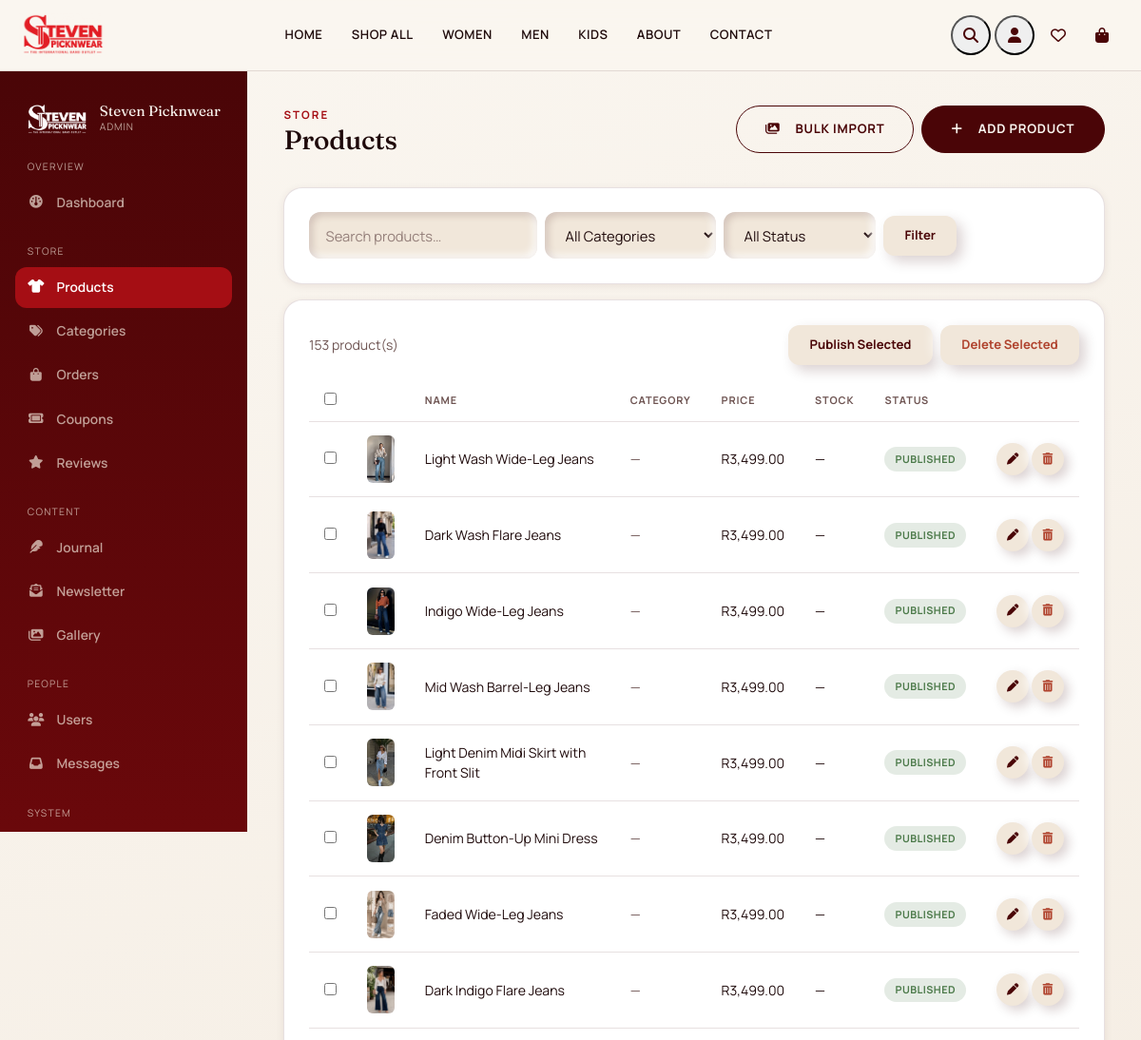
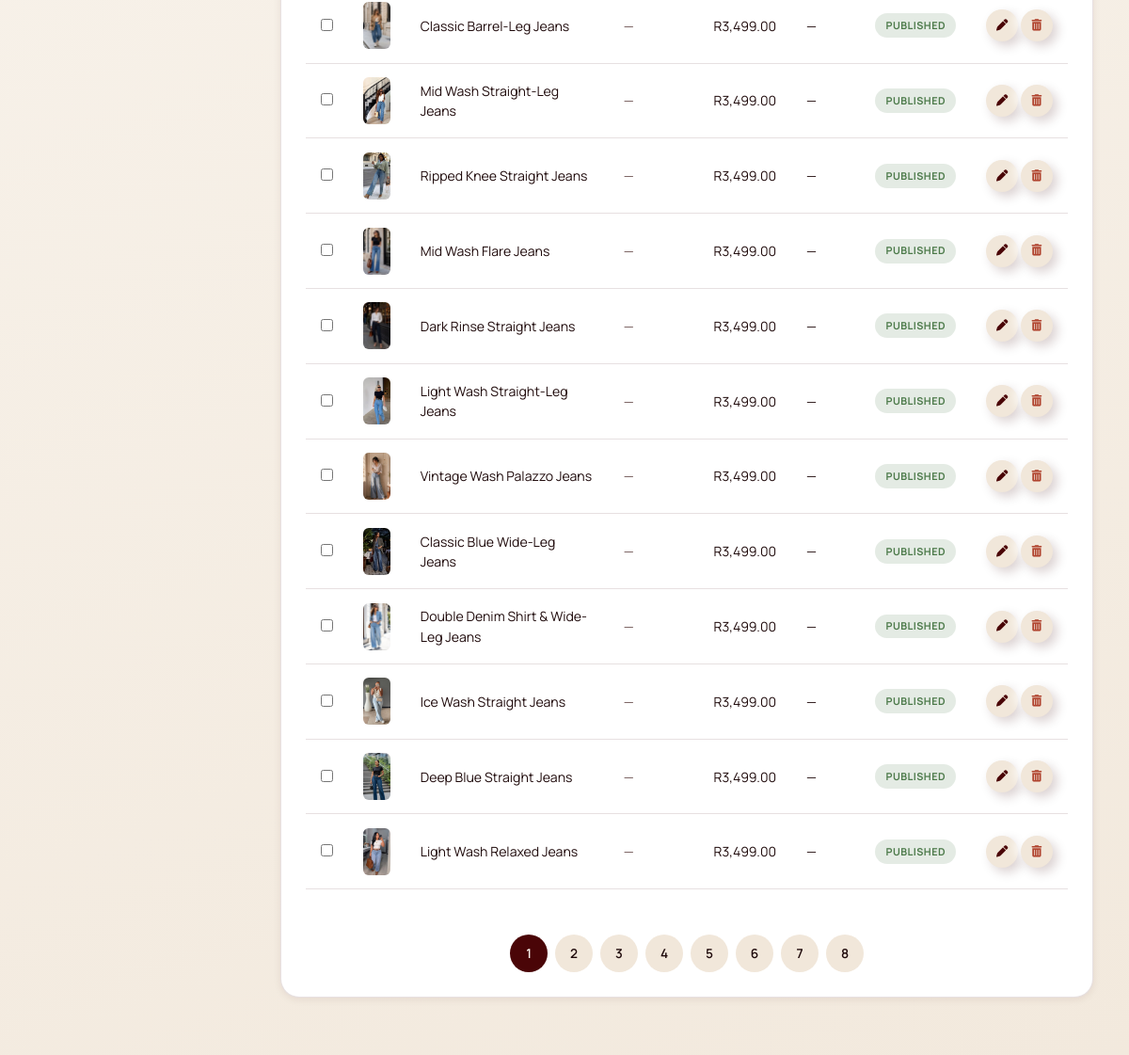
/dashboards/admin/products.php (signed in, upper part), run on an earlier commit of the app's database (2 pictures, top to bottom).
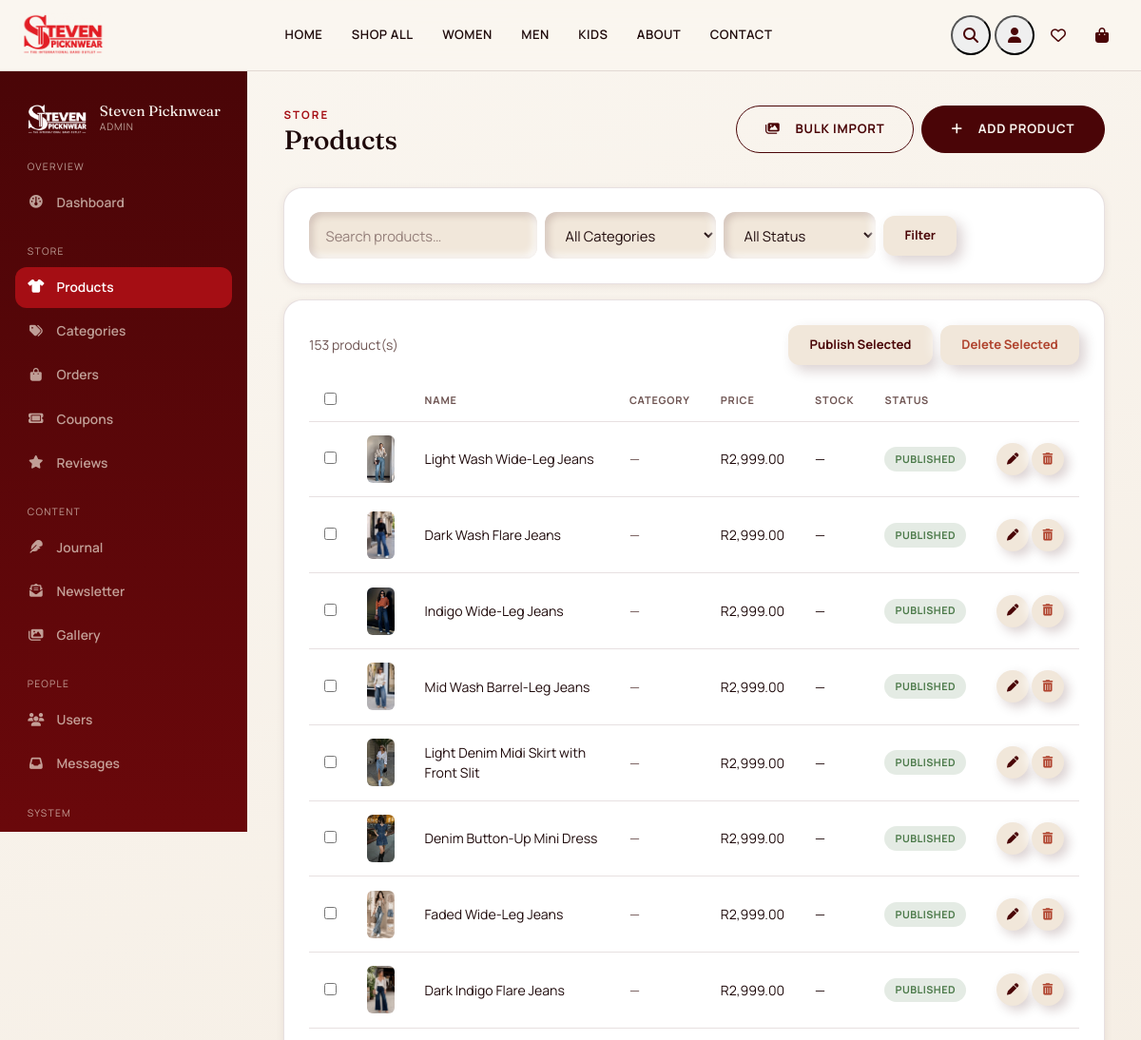
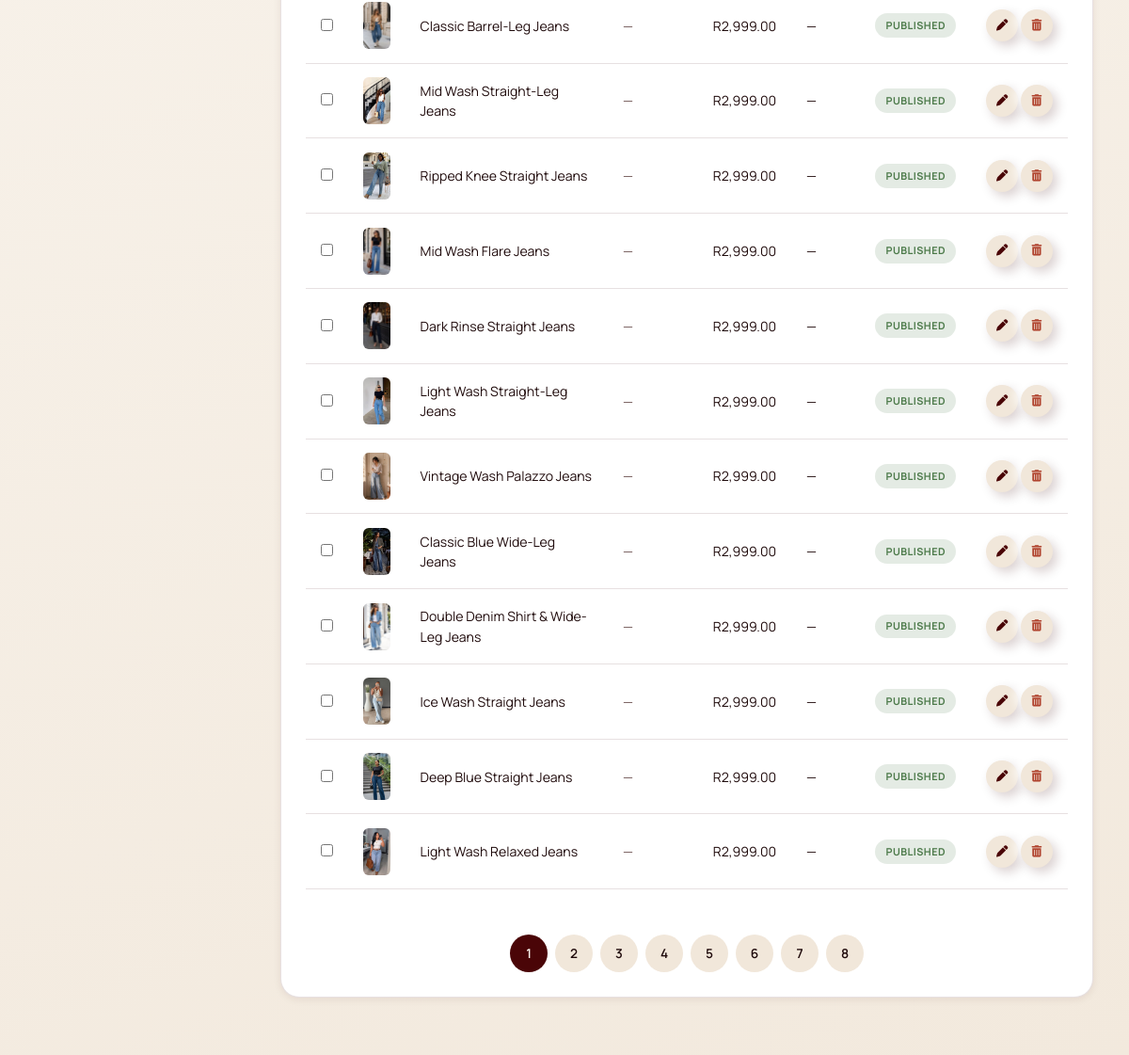
And on a later commit of the database (2 pictures, top to bottom).
### tables this page shows
CREATE TABLE IF NOT EXISTS `products` (
  `id`                 INT UNSIGNED NOT NULL AUTO_INCREMENT,
  `category_id`        INT UNSIGNED DEFAULT NULL,
  `name`               VARCHAR(200) NOT NULL,
  `slug`               VARCHAR(220) NOT NULL UNIQUE,
  `description`        LONGTEXT DEFAULT NULL,
  `short_desc`         TEXT DEFAULT NULL,
  `type`               ENUM('simple','variable') NOT NULL DEFAULT 'variable',
  `base_price`         DECIMAL(10,2) NOT NULL DEFAULT 0.00,
  `sale_price`         DECIMAL(10,2) DEFAULT NULL,
  `sku`                VARCHAR(80) DEFAULT NULL UNIQUE,
  `stock_status`       ENUM('in_stock','out_of_stock','on_backorder') NOT NULL DEFAULT 'in_stock',
  `stock_qty`          INT NOT NULL DEFAULT 0,
  `featured_image`     VARCHAR(500) DEFAULT NULL,
  `is_featured`        TINYINT(1) NOT NULL DEFAULT 0,
  `is_sale`            TINYINT(1) NOT NULL DEFAULT 0,
  `is_one_of_a_kind`   TINYINT(1) NOT NULL DEFAULT 0,
  `status`             ENUM('published','draft') NOT NULL DEFAULT 'draft',
  `tags`                VARCHAR(500) DEFAULT NULL,
  `meta_title`         VARCHAR(200) DEFAULT NULL,
  `meta_desc`          VARCHAR(320) DEFAULT NULL,
  `created_at`         DATETIME NOT NULL DEFAULT CURRENT_TIMESTAMP,
  `updated_at`         DATETIME NOT NULL DEFAULT CURRENT_TIMESTAMP ON UPDATE CURRENT_TIMESTAMP,
  PRIMARY KEY (`id`),
  KEY `idx_slug` (`slug`),
  KEY `idx_category` (`category_id`),
  KEY `idx_featured` (`is_featured`),
  KEY `idx_sale` (`is_sale`),
  KEY `idx_stock` (`stock_status`),
  KEY `idx_status` (`status`)
);

### classes/ProductRepository.php (called while the page is built, shortened)
<?php
final class ProductRepository
{
    public function getAll(array $filters = [], int $page = 1, int $perPage = PRODUCTS_PER_PAGE): array
    {
        $where  = ['1=1'];
        $params = [];
        $status = $filters['status'] ?? 'published';
        $orderBy = match ($filters['sort'] ?? 'newest') {
            'price_asc'  => 'COALESCE(p.sale_price, p.base_price) ASC',
            'price_desc' => 'COALESCE(p.sale_price, p.base_price) DESC',
            'name'       => 'p.name ASC',
            default      => 'p.created_at DESC',
        };
        $whereSql = implode(' AND ', $where);
        $countStmt = db()->prepare("SELECT COUNT(*) FROM products p LEFT JOIN categories c ON c.id = p.category_id WHERE $whereSql");
        $countStmt->execute($params);
        $total = (int) $countStmt->fetchColumn();
        $perPage = max(1, $perPage);
        $pages   = (int) max(1, ceil($total / $perPage));
        $page    = max(1, min($page, $pages));
        $offset  = ($page - 1) * $perPage;
        $sql = "SELECT p.*, c.name AS category_name, c.slug AS category_slug
                FROM products p LEFT JOIN categories c ON c.id = p.category_id
                WHERE $whereSql ORDER BY $orderBy LIMIT :limit OFFSET :offset";
        $stmt = db()->prepare($sql);
        $stmt->bindValue(':limit', $perPage, PDO::PARAM_INT);
        $stmt->bindValue(':offset', $offset, PDO::PARAM_INT);
        $stmt->execute();
        return ['items' => $stmt->fetchAll(), 'total' => $total, 'pages' => $pages, 'page' => $page];
    }
}

### config/db.php (called while the page is built, shortened)
<?php
final class Database
{
    private static ?PDO $instance = null;
    public static function connect(): PDO
    {
        if (self::$instance === null) {
            $dsn = 'mysql:host=' . DB_HOST . ';dbname=' . DB_NAME . ';charset=' . DB_CHARSET;
            $options = [
                PDO::ATTR_ERRMODE            => PDO::ERRMODE_EXCEPTION,
                PDO::ATTR_DEFAULT_FETCH_MODE => PDO::FETCH_ASSOC,
                PDO::ATTR_EMULATE_PREPARES   => false,
                PDO::MYSQL_ATTR_INIT_COMMAND => "SET NAMES utf8mb4 COLLATE utf8mb4_unicode_ci",
            ];
            self::$instance = new PDO($dsn, DB_USER, DB_PASS, $options);
        }
        return self::$instance;
    }
}
function db(): PDO
{
    return Database::connect();
}

### config/jwt_handler.php (called while the page is built, shortened)
<?php
final class JWTHandler
{
    private static ?array $resolvedUser = null;
    private static bool $resolved = false;
    public static function verify(string $jwt): ?array
    {
        $parts = explode('.', $jwt);
        [$header, $payload, $signature] = $parts;
        $expected = self::b64(hash_hmac('sha256', "$header.$payload", JWT_SECRET, true));
        $data = json_decode(self::unb64($payload), true);
        return $data;
    }
    public static function getCurrentUser(): ?array
    {
        if (self::$resolved) {
            return self::$resolvedUser;
        }
        self::$resolved = true;
        $token = $_SESSION['jwt_token'] ?? $_COOKIE[JWT_COOKIE_NAME] ?? null;
        $data = self::verify($token);
        $stmt = db()->prepare("SELECT id, name, email, role, phone, avatar, is_active FROM users WHERE id = :id LIMIT 1");
        $stmt->execute([':id' => $data['sub']]);
        $user = $stmt->fetch();
        return self::$resolvedUser = $user;
    }
    private static function b64(string $data): string
    {
        return rtrim(strtr(base64_encode($data), '+/', '-_'), '=');
    }
    private static function unb64(string $data): string
    {
        return base64_decode(strtr($data, '-_', '+/'));
    }
}

### config/security.php (called while the page is built, shortened)
<?php
function require_auth(string $role = ''): array
{
    $user = JWTHandler::getCurrentUser();
    return $user;
}

### includes/functions.php (called while the page is built, shortened)
<?php
require_once __DIR__ . '/../config/db.php';
require_once __DIR__ . '/../config/security.php';
require_once __DIR__ . '/../config/jwt_handler.php';
require_once __DIR__ . '/../classes/ProductRepository.php';
function format_price(float $amount): string
{
    return CURRENCY . number_format($amount, 2);
}
function product_image(?string $url): string
{
    return str_starts_with($url, 'http') ? $url : SITE_URL . '/' . ltrim($url, '/');
}
    ?>

### dashboards/admin/products.php (the view, shortened to what the rows shown need)
<?php
require_once __DIR__ . '/../../includes/functions.php';
$current_user = require_auth('admin');
$repo = new ProductRepository();
$filters = ['status' => 'all'];
$page = max(1, (int) ($_GET['page'] ?? 1));
$result = $repo->getAll($filters, $page, 20);
require_once __DIR__ . '/../../includes/header.php';
?>
<div class="admin-shell">
  <main class="admin-main">
    <div class="admin-topbar">
      <div><span class="eyebrow">Store</span><h1 class="h3 mb-0">Products</h1></div>
    </div>
    <form method="POST" id="bulkForm">
      <div class="admin-card">
        <div class="table-responsive">
          <table class="admin-table">
            <thead><tr><th style="width:30px;"><input type="checkbox" id="selectAll"></th><th></th><th>Name</th><th>Category</th><th>Price</th><th>Stock</th><th>Status</th><th></th></tr></thead>
            <tbody>
              <?php foreach ($result['items'] as $p): ?>
              <tr>
                <td><input type="checkbox" name="selected_ids[]" value="<?= $p['id'] ?>" class="row-check"></td>
                <td><img src="<?= htmlspecialchars(product_image($p['featured_image'])) ?>" style="width:42px;height:50px;object-fit:cover;border-radius:6px;" onerror="this.src='<?= SITE_URL ?>/assets/img/placeholder.jpg'"></td>
                <td>
                  <div class="fw-600"><?= htmlspecialchars($p['name']) ?></div>
                </td>
                <td class="small text-muted-ric"><?= htmlspecialchars($p['category_name'] ?? '—') ?></td>
                <td><?= format_price((float) $p['base_price']) ?></td>
                <td><?= (int) $p['stock_qty'] ?: '—' ?></td>
                <td>
                  <button type="button" onclick="rowAction('toggle_status', <?= $p['id'] ?>)" class="status-pill <?= $p['status'] ?>" style="border:none;cursor:pointer;"><?= ucfirst($p['status']) ?></button>
                </td>
                <td class="text-nowrap">
                  <a href="<?= SITE_URL ?>/dashboards/admin/product-form.php?id=<?= $p['id'] ?>" class="btn-icon-neu" style="width:34px;height:34px;"><i class="fa-solid fa-pen small"></i></a>
                  <button type="button" onclick="rowAction('delete', <?= $p['id'] ?>, true)" class="btn-icon-neu" style="width:34px;height:34px;color:var(--danger);"><i class="fa-solid fa-trash-can small"></i></button>
                </td>
              </tr>
              <?php endforeach; ?>
            </tbody>
          </table>
        </div>
      </div>
    </form>
  </main>
</div>
<?php require_once __DIR__ . '/../../includes/footer.php'; ?>

What changed in the data, as far as the page shows it:
changed products "Light Wash Wide-Leg Jeans": base_price "R3,499.00" → "R2,999.00"
changed products "Dark Wash Flare Jeans": base_price "R3,499.00" → "R2,999.00"
changed products "Indigo Wide-Leg Jeans": base_price "R3,499.00" → "R2,999.00"
changed products "Mid Wash Barrel-Leg Jeans": base_price "R3,499.00" → "R2,999.00"
changed products "Light Denim Midi Skirt with Front Slit": base_price "R3,499.00" → "R2,999.00"
changed products "Denim Button-Up Mini Dress": base_price "R3,499.00" → "R2,999.00"
changed products "Faded Wide-Leg Jeans": base_price "R3,499.00" → "R2,999.00"
changed products "Dark Indigo Flare Jeans": base_price "R3,499.00" → "R2,999.00"
changed products "Classic Barrel-Leg Jeans": base_price "R3,499.00" → "R2,999.00"
changed products "Mid Wash Straight-Leg Jeans": base_price "R3,499.00" → "R2,999.00"
changed products "Ripped Knee Straight Jeans": base_price "R3,499.00" → "R2,999.00"
changed products "Mid Wash Flare Jeans": base_price "R3,499.00" → "R2,999.00"
changed products "Dark Rinse Straight Jeans": base_price "R3,499.00" → "R2,999.00"
changed products "Light Wash Straight-Leg Jeans": base_price "R3,499.00" → "R2,999.00"
changed products "Vintage Wash Palazzo Jeans": base_price "R3,499.00" → "R2,999.00"
changed products "Classic Blue Wide-Leg Jeans": base_price "R3,499.00" → "R2,999.00"
changed products "Double Denim Shirt & Wide-Leg Jeans": base_price "R3,499.00" → "R2,999.00"
changed products "Ice Wash Straight Jeans": base_price "R3,499.00" → "R2,999.00"
changed products "Deep Blue Straight Jeans": base_price "R3,499.00" → "R2,999.00"
changed products "Light Wash Relaxed Jeans": base_price "R3,499.00" → "R2,999.00"
